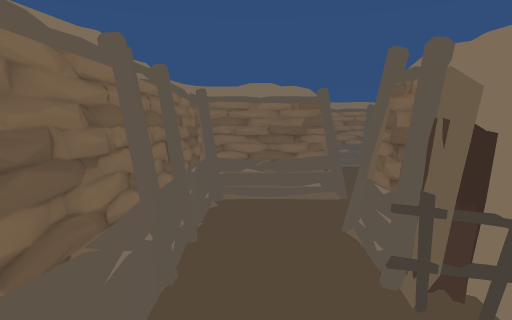
view 1 (above)

22 first-person views from a walk through a scene from a Unity 3-D project. The camera is 1.5 m above the floor, tilts 6° down and sees 75° across. The floor is counted in squares, 1 m on a side. Each view is taken from the middle of a square. On the plan, view 1 faces up. The plan holds only what a view shows up to about 15 squares ahead; the rest is blank. The place goes on beyond the plan.

view 2
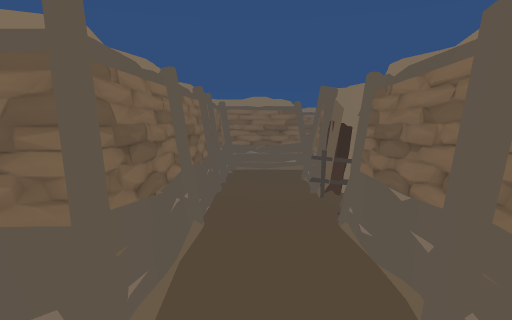

view 3
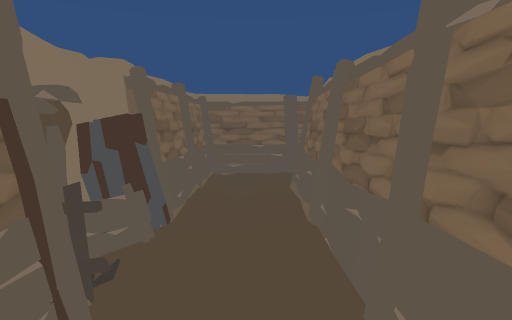

view 4
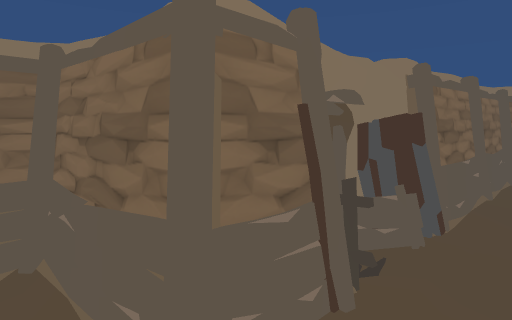

view 5
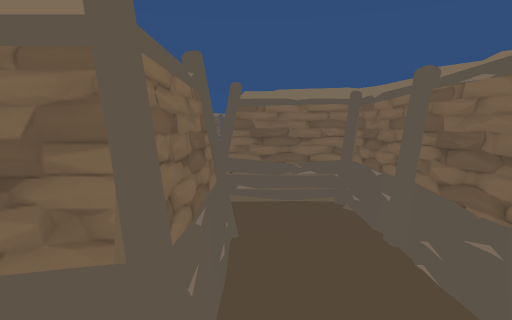

view 6
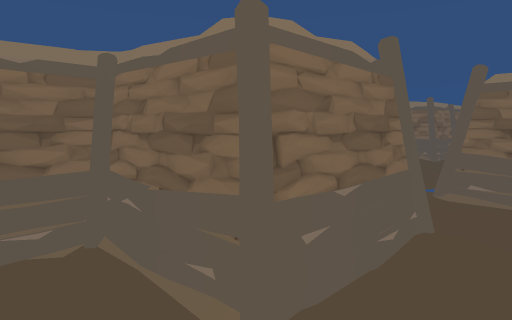

view 7
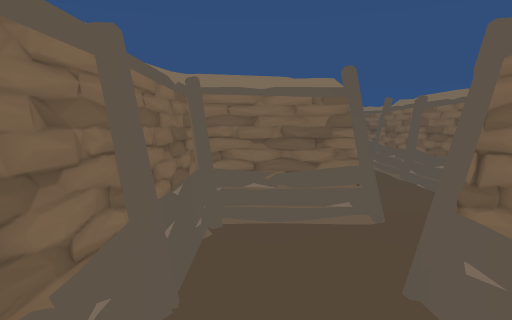

view 8
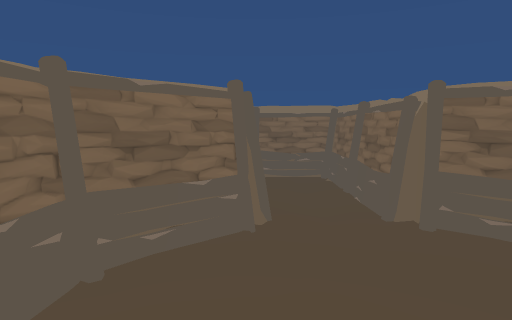

view 9
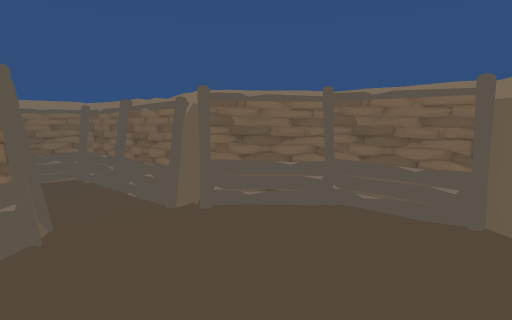

view 10
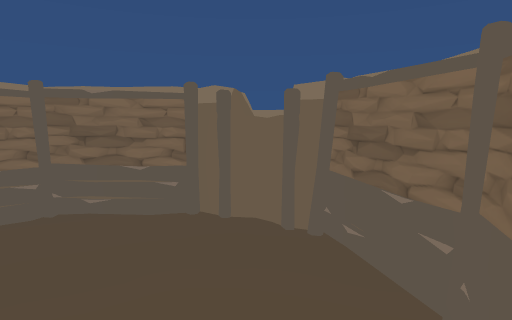

view 11
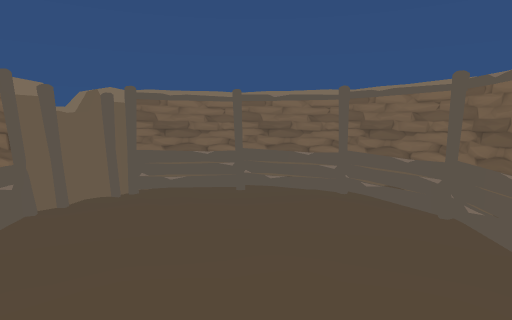

view 12
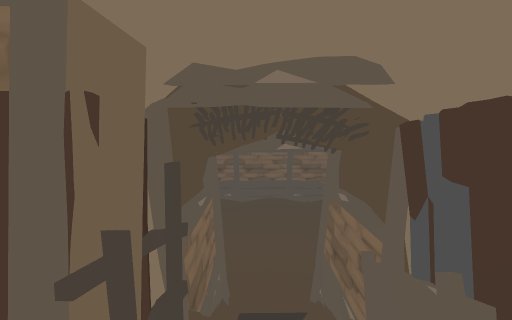

view 13
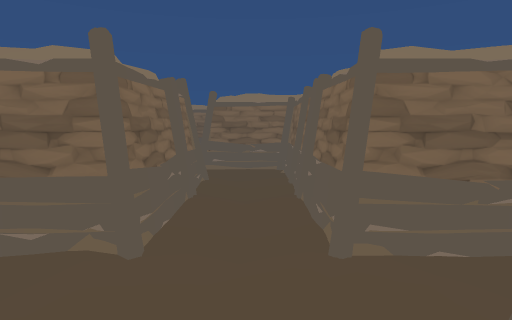

view 14
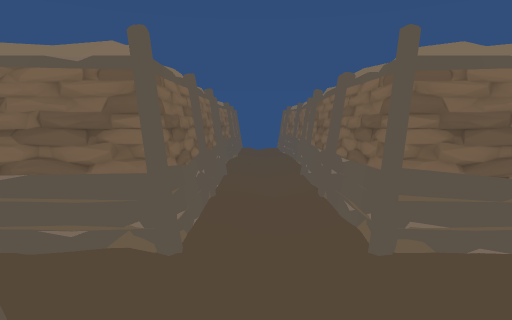

view 15
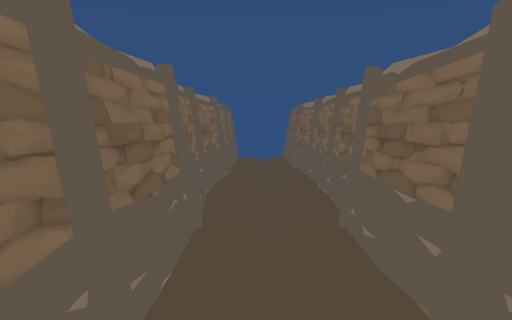

view 16
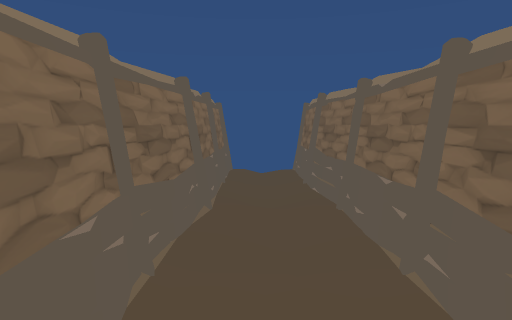

view 17
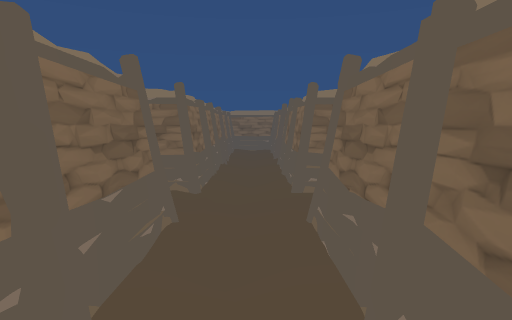

view 18
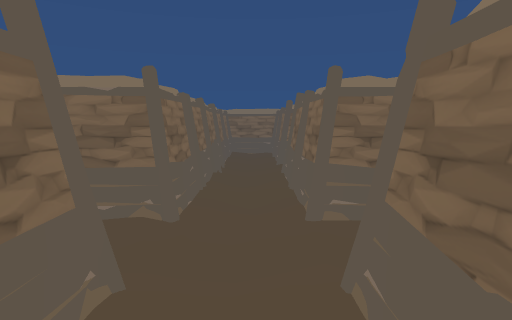

view 19
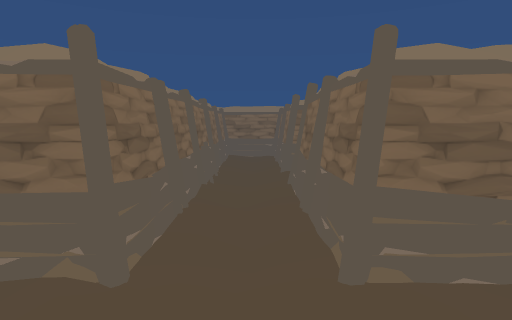

view 20
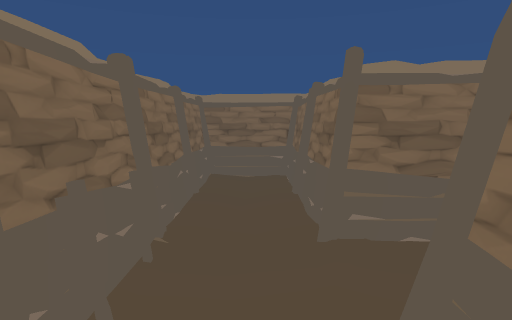

view 21
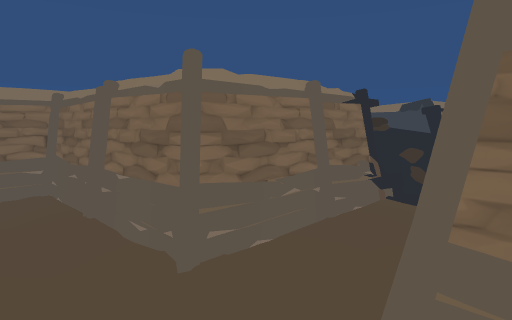

view 22
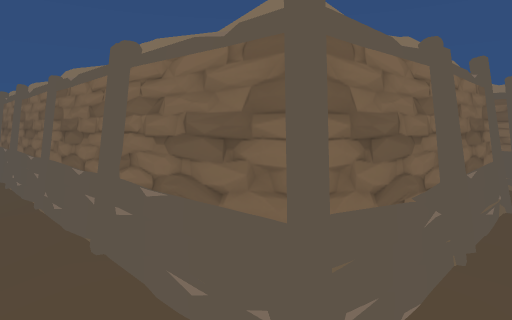

### Floor plan
Key: @ floor where view 1 was taken; # wall or solid block; x gap in a wall; . main floor; - floor 0.25 m lower than the main floor; : floor 0.25 m higher than the main floor; + floor 2.25 m higher than the main floor; / step, stairs or slope; = window, fence, low wall or low ledge; O other object.
Columns run from 14 left of view 1 to 16 right of it. Each row starts with its distance up from view 1.
 22       #//#
 21       #//#   #
 20      +#./#   #
 19     ++x./#   #./#
 18  OOO###./#####./######=########
 17 OO ./-....//-...//....-....-...
 16 OO O//###/////.//////.......///
 15  OOO##########./###############
 14              #//#
 13              #/##
 12              #.####
 11              #.../#
 10              #/...#
  9              ###..#
  8                #/.#
  7              ###..#
  6              #....#
  5              #/...#
  4              #./###
  3              #//###
  2              #/./ #
  1              #..####
  0     ######   O@OO
 -1     #::::##  O  O
 -2    ##::.::#OOO OO
 -3    #..:::../    O
 -4    #.:::::.O O/OO
 -5    ##:::::##OOOOO
 -6     ##:::##
 -7     ######

Positions as (right, up) in squares from view 1, and headings:
1: (0, 0), facing up
2: (0, -4), facing up
3: (0, 5), facing down
4: (0, 5), facing down-right
5: (2, 5), facing up
6: (3, 5), facing up-left
7: (3, 9), facing down
8: (-9, -2), facing right
9: (-9, -1), facing down-right
10: (-9, -1), facing down
11: (-3, -3), facing left
12: (0, 2), facing right
13: (0, 19), facing down
14: (-2, 17), facing right
15: (2, 17), facing right
16: (6, 17), facing right
17: (6, 17), facing left
18: (4, 17), facing left
19: (2, 17), facing left
20: (-4, 17), facing left
21: (-5, 16), facing up-left
22: (-7, 17), facing up-right
